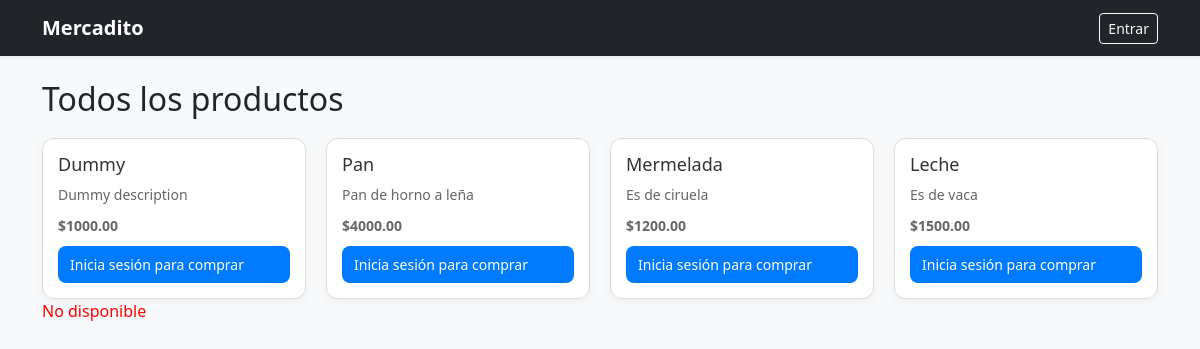
The app's page /productos/lista/ with its own data.
### market/models.py (models this page shows, shortened)
class Product(models.Model):
    seller = models.ForeignKey(settings.AUTH_USER_MODEL, on_delete=models.CASCADE, related_name="products")
    title = models.CharField(max_length=200)
    description = models.TextField(blank=True)
    marca = models.CharField(max_length=100, blank=True, default="Generico")
    price = models.DecimalField(max_digits=12, decimal_places=2)
    stock = models.PositiveIntegerField(default=1)  # nuevo campo
    image = models.ImageField(upload_to="product_images/", blank=True, null=True)  # opcional
    active = models.BooleanField(default=True)
    created_at = models.DateTimeField(auto_now_add=True)
    updated_at = models.DateTimeField(auto_now=True)  # fecha de última modificación

### market/views.py (the view)
# urls.py: path("lista/", product_list, name="product-list"),  # market
def product_list(request):
    products = Product.objects.filter(active=True).order_by("-created_at")
    return render(request, "product_list.html", {"products": products})

### market/templates/product_list.html (shortened to what this page needs)
{% extends "base.html" %}
{% block content %}
<h2>Todos los productos</h2>
<div class="card-grid">
  {% for product in products %}
    <div class="card">
      <h3>{{ product.title }}</h3>
      <p>{{ product.description|truncatewords:20 }}</p>
      <p><strong>${{ product.price }}</strong></p>
      {% if user.is_authenticated %}
        <button class="btn-primary">Comprar / Truequear</button>
      {% else %}
        <a href="{% url 'account_login' %}" class="btn-primary">Inicia sesión para comprar</a>
      {% endif %}
    </div>
  {% empty %}
    <p>No hay productos disponibles.</p>
  {% endfor %}
</div>
  <p>
    {% if product.is_available %}
      <strong>Stock: {{ product.stock }}</strong>
    {% else %}
      <span style="color:red;">No disponible</span>
    {% endif %}
  </p>
{% endblock %}

### core/static/css/styles.css (style rules this page uses)
.btn-primary { width: 100%; padding: 12px; background: #007bff; color: #fff; border: none; border-radius: 8px; cursor: pointer; font-size: 16px; }
.card-grid { display: grid; grid-template-columns: repeat(auto-fill, minmax(220px, 1fr)); gap: 20px; margin-top: 20px; }
.card { background: #fff; border: 1px solid #ddd; border-radius: 12px; padding: 15px; text-align: left; box-shadow: 0 2px 8px rgba(0,0,0,0.05); transition: transform 0.2s ease, box-shadow 0.2s ease; }
.card h3 { font-size: 18px; margin-bottom: 8px; color: #333; }
.card p { font-size: 14px; margin-bottom: 10px; color: #666; }
.card .btn-primary { display: inline-block; padding: 8px 12px; background: #007bff; color: #fff; border-radius: 8px; font-size: 14px; text-decoration: none; }

### records on screen
Product: title "Dummy", description "Dummy description", price "1000.00"
Product: title "Pan", description "Pan de horno a leña", price "4000.00"
Product: title "Mermelada", description "Es de ciruela", price "1200.00"
Product: title "Leche", description "Es de vaca", price "1500.00"
